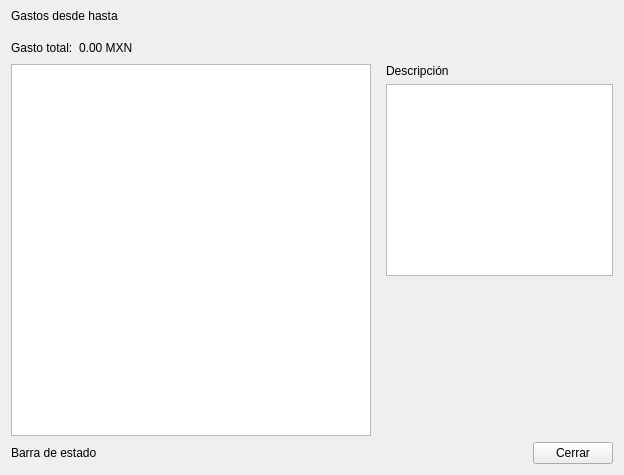
<?xml version="1.0" encoding="UTF-8"?>
<ui version="4.0">
 <class>frame_7</class>
 <widget class="QFrame" name="frame_7">
  <property name="geometry">
   <rect>
    <x>0</x>
    <y>0</y>
    <width>624</width>
    <height>475</height>
   </rect>
  </property>
  <property name="windowTitle">
   <string>Frame</string>
  </property>
  <layout class="QVBoxLayout" name="verticalLayout">
   <property name="topMargin">
    <number>0</number>
   </property>
   <property name="bottomMargin">
    <number>0</number>
   </property>
   <item>
    <widget class="QFrame" name="main_content_frame">
     <property name="frameShape">
      <enum>QFrame::NoFrame</enum>
     </property>
     <property name="frameShadow">
      <enum>QFrame::Raised</enum>
     </property>
     <layout class="QVBoxLayout" name="verticalLayout_5">
      <property name="leftMargin">
       <number>0</number>
      </property>
      <property name="topMargin">
       <number>0</number>
      </property>
      <property name="rightMargin">
       <number>0</number>
      </property>
      <property name="bottomMargin">
       <number>0</number>
      </property>
      <item>
       <widget class="QFrame" name="frame">
        <property name="frameShape">
         <enum>QFrame::NoFrame</enum>
        </property>
        <property name="frameShadow">
         <enum>QFrame::Raised</enum>
        </property>
        <layout class="QVBoxLayout" name="verticalLayout_2">
         <property name="leftMargin">
          <number>0</number>
         </property>
         <property name="bottomMargin">
          <number>0</number>
         </property>
         <item>
          <widget class="QLabel" name="expense_date_range_label">
           <property name="text">
            <string>Gastos desde hasta</string>
           </property>
          </widget>
         </item>
         <item>
          <widget class="QFrame" name="frame_3">
           <property name="frameShape">
            <enum>QFrame::NoFrame</enum>
           </property>
           <property name="frameShadow">
            <enum>QFrame::Raised</enum>
           </property>
           <layout class="QHBoxLayout" name="horizontalLayout_2">
            <property name="leftMargin">
             <number>0</number>
            </property>
            <property name="rightMargin">
             <number>0</number>
            </property>
            <property name="bottomMargin">
             <number>0</number>
            </property>
            <item>
             <widget class="QLabel" name="label_2">
              <property name="sizePolicy">
               <sizepolicy hsizetype="Maximum" vsizetype="Maximum">
                <horstretch>0</horstretch>
                <verstretch>0</verstretch>
               </sizepolicy>
              </property>
              <property name="text">
               <string>Gasto total:</string>
              </property>
             </widget>
            </item>
            <item>
             <widget class="QLabel" name="total_expense_label">
              <property name="sizePolicy">
               <sizepolicy hsizetype="Maximum" vsizetype="Maximum">
                <horstretch>0</horstretch>
                <verstretch>0</verstretch>
               </sizepolicy>
              </property>
              <property name="text">
               <string>0.00 MXN</string>
              </property>
             </widget>
            </item>
            <item>
             <spacer name="horizontalSpacer_2">
              <property name="orientation">
               <enum>Qt::Horizontal</enum>
              </property>
              <property name="sizeHint" stdset="0">
               <size>
                <width>40</width>
                <height>20</height>
               </size>
              </property>
             </spacer>
            </item>
           </layout>
          </widget>
         </item>
        </layout>
       </widget>
      </item>
      <item>
       <widget class="QFrame" name="frame_4">
        <property name="frameShape">
         <enum>QFrame::NoFrame</enum>
        </property>
        <property name="frameShadow">
         <enum>QFrame::Raised</enum>
        </property>
        <layout class="QHBoxLayout" name="horizontalLayout_3">
         <property name="leftMargin">
          <number>0</number>
         </property>
         <property name="topMargin">
          <number>0</number>
         </property>
         <property name="rightMargin">
          <number>0</number>
         </property>
         <property name="bottomMargin">
          <number>0</number>
         </property>
         <item>
          <widget class="QFrame" name="frame_6">
           <property name="sizePolicy">
            <sizepolicy hsizetype="Preferred" vsizetype="Preferred">
             <horstretch>13</horstretch>
             <verstretch>0</verstretch>
            </sizepolicy>
           </property>
           <property name="frameShape">
            <enum>QFrame::NoFrame</enum>
           </property>
           <property name="frameShadow">
            <enum>QFrame::Raised</enum>
           </property>
           <layout class="QVBoxLayout" name="verticalLayout_4">
            <property name="leftMargin">
             <number>0</number>
            </property>
            <property name="topMargin">
             <number>0</number>
            </property>
            <property name="bottomMargin">
             <number>0</number>
            </property>
            <item>
             <widget class="QTableWidget" name="expense_table">
              <property name="sizePolicy">
               <sizepolicy hsizetype="Expanding" vsizetype="Expanding">
                <horstretch>12</horstretch>
                <verstretch>0</verstretch>
               </sizepolicy>
              </property>
             </widget>
            </item>
           </layout>
          </widget>
         </item>
         <item>
          <widget class="QFrame" name="frame_5">
           <property name="sizePolicy">
            <sizepolicy hsizetype="Preferred" vsizetype="Preferred">
             <horstretch>8</horstretch>
             <verstretch>0</verstretch>
            </sizepolicy>
           </property>
           <property name="frameShape">
            <enum>QFrame::NoFrame</enum>
           </property>
           <property name="frameShadow">
            <enum>QFrame::Raised</enum>
           </property>
           <layout class="QVBoxLayout" name="verticalLayout_3">
            <property name="leftMargin">
             <number>0</number>
            </property>
            <property name="topMargin">
             <number>0</number>
            </property>
            <property name="rightMargin">
             <number>0</number>
            </property>
            <property name="bottomMargin">
             <number>0</number>
            </property>
            <item>
             <widget class="QLabel" name="label_4">
              <property name="text">
               <string>Descripción</string>
              </property>
             </widget>
            </item>
            <item>
             <widget class="QPlainTextEdit" name="description_plain_text_edit">
              <property name="sizePolicy">
               <sizepolicy hsizetype="Expanding" vsizetype="Expanding">
                <horstretch>5</horstretch>
                <verstretch>0</verstretch>
               </sizepolicy>
              </property>
              <property name="readOnly">
               <bool>true</bool>
              </property>
             </widget>
            </item>
            <item>
             <spacer name="verticalSpacer">
              <property name="orientation">
               <enum>Qt::Vertical</enum>
              </property>
              <property name="sizeHint" stdset="0">
               <size>
                <width>20</width>
                <height>40</height>
               </size>
              </property>
             </spacer>
            </item>
           </layout>
          </widget>
         </item>
        </layout>
       </widget>
      </item>
     </layout>
    </widget>
   </item>
   <item>
    <widget class="QFrame" name="frame_2">
     <property name="frameShape">
      <enum>QFrame::NoFrame</enum>
     </property>
     <property name="frameShadow">
      <enum>QFrame::Raised</enum>
     </property>
     <layout class="QHBoxLayout" name="horizontalLayout">
      <property name="leftMargin">
       <number>0</number>
      </property>
      <property name="topMargin">
       <number>0</number>
      </property>
      <property name="rightMargin">
       <number>0</number>
      </property>
      <property name="bottomMargin">
       <number>11</number>
      </property>
      <item>
       <widget class="QLabel" name="state_bar_label">
        <property name="sizePolicy">
         <sizepolicy hsizetype="Maximum" vsizetype="Maximum">
          <horstretch>0</horstretch>
          <verstretch>0</verstretch>
         </sizepolicy>
        </property>
        <property name="text">
         <string>Barra de estado</string>
        </property>
       </widget>
      </item>
      <item>
       <spacer name="horizontalSpacer">
        <property name="orientation">
         <enum>Qt::Horizontal</enum>
        </property>
        <property name="sizeHint" stdset="0">
         <size>
          <width>40</width>
          <height>20</height>
         </size>
        </property>
       </spacer>
      </item>
      <item>
       <widget class="QPushButton" name="close_button">
        <property name="cursor">
         <cursorShape>PointingHandCursor</cursorShape>
        </property>
        <property name="text">
         <string>Cerrar</string>
        </property>
       </widget>
      </item>
     </layout>
    </widget>
   </item>
  </layout>
 </widget>
 <resources/>
 <connections/>
</ui>
